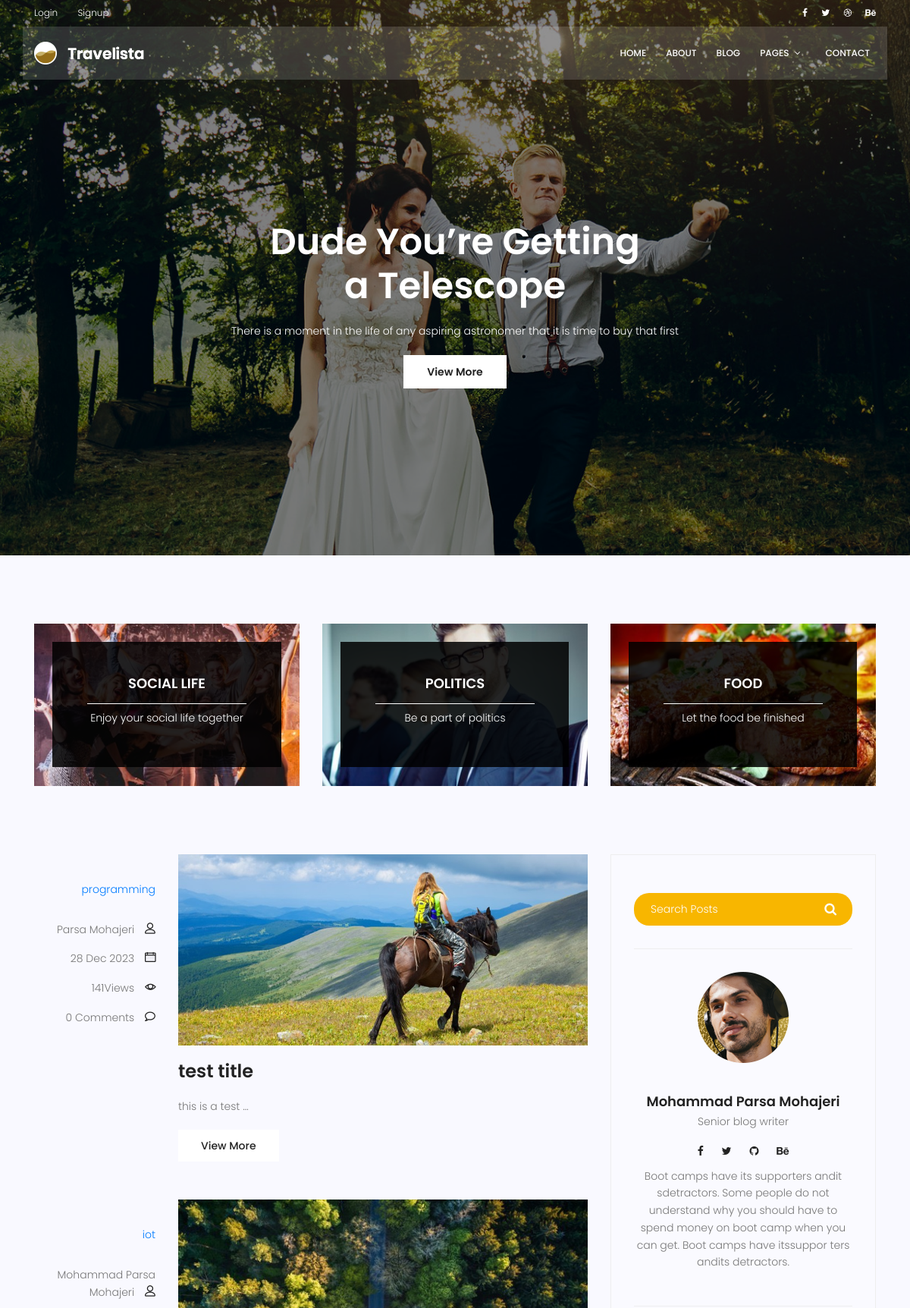
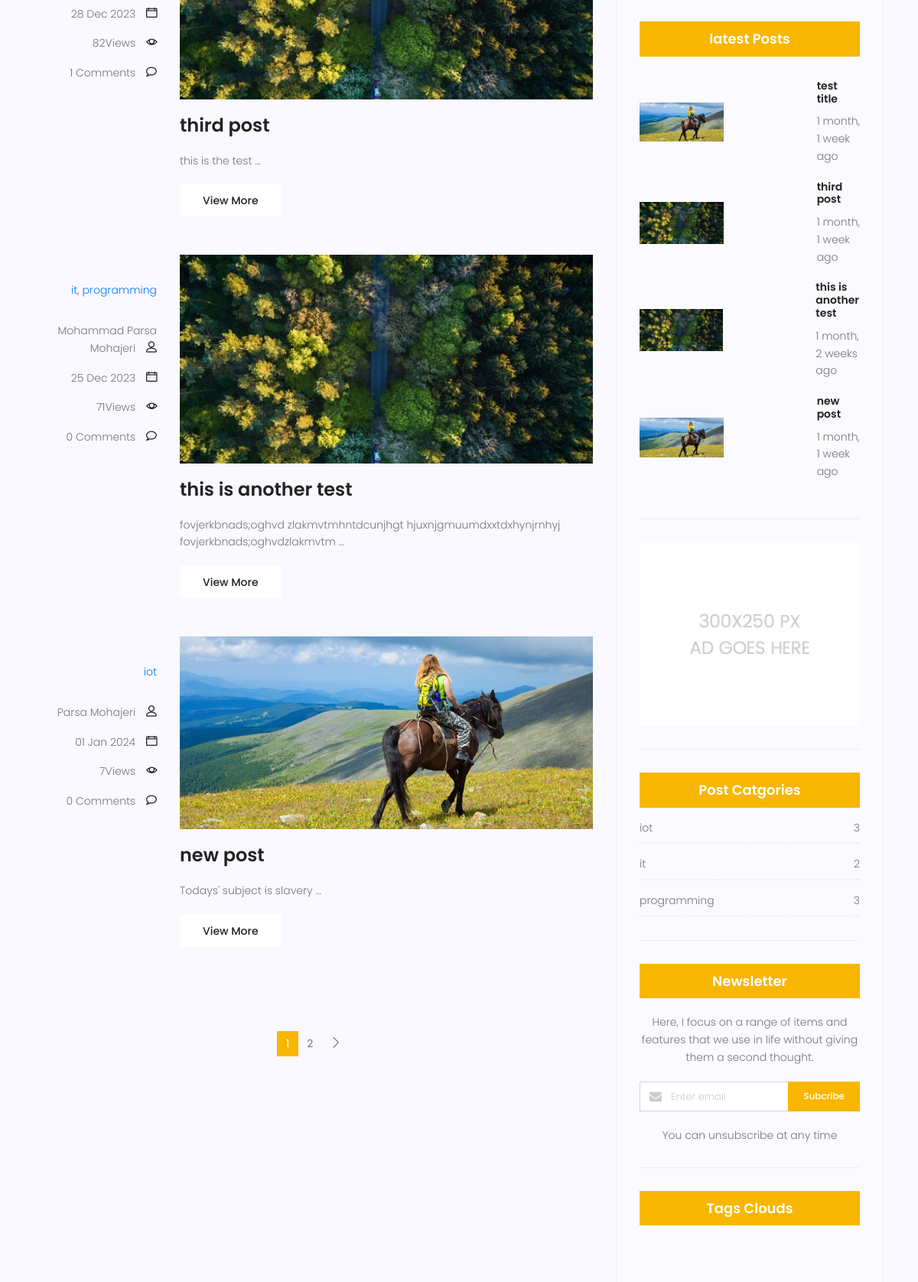
Screenshot of /blog/ (upper part) with the database file from the repository (2 pictures, top to bottom).
### blog/models.py (models this page shows, shortened)
class Category(models.Model):
    name=models.CharField(max_length=255)
    def __str__(self):
        return self.name

class Post (models.Model):
    image=models.ImageField(upload_to='blog/',default='blog/defalt.jpg')
    author=models.ForeignKey(User,on_delete=models.SET_NULL,null=True)
    title=models.CharField(max_length=255)
    content=models.TextField()
    tags = TaggableManager()
    category=models.ManyToManyField(Category)
    counted_views=models.IntegerField(default=0)
    status=models.BooleanField(default=False)
    login_require=models.BooleanField(default=False)
    published_date=models.DateTimeField(null=True)
    created_date=models.DateTimeField(auto_now_add=True)
    updated_date=models.DateTimeField(auto_now=True)
    class Meta:
        ordering=('created_date',)

### blog/views.py (the view)
# urls.py: path('',blog_view, name='index'),
def blog_view(request,**kwargs):
    posts=Post.objects.filter(status=1,published_date__lte=timezone.now())
    if kwargs.get('cat_name')!=None:
        posts=posts.filter(category__name=kwargs['cat_name'])
    if kwargs.get('author_username')!=None:
        posts=posts.filter(author__username=kwargs['author_username'])
    if kwargs.get('tag_name')!=None:
        posts=posts.filter(tags__name__in=[kwargs['tag_name']])
    posts=Paginator(posts,4)
    try:
        page_number=request.GET.get('page')
        posts=posts.get_page(page_number)
    except PageNotAnInteger:
        posts=posts.get_page(1)
    except EmptyPage :
        posts=posts.get_page(1)
    context={'posts':posts}
    return render(request,'blog/blog-home.html',context)

### blog/templatetags/blog_tags.py (called while the page is built)
@register.simple_tag(name='comments_count')
def commnets_count(pid):
    return Comment.objects.filter(post=pid,approved=True).count()

@register.inclusion_tag('blog/blog-post-categories.html')
def postcategories():
    posts=Post.objects.filter(status=1)
    categories=Category.objects.all()
    cat_dict={}
    for name in categories:
        cat_dict[name]=posts.filter(category=name).count()
    return {'categories':cat_dict}

### templates/blog/blog-home.html (shortened to what this page needs)
{% extends 'base.html' %}
{% load static %}
{% load blog_tags %}
{% block content %}
			<section class="banner-area relative blog-home-banner" id="home">
				<div class="overlay overlay-bg"></div>
				<div class="container">
					<div class="row d-flex align-items-center justify-content-center">
						<div class="about-content blog-header-content col-lg-12">
							<h1 class="text-white">
								Dude You’re Getting
								a Telescope
							</h1>
							<p class="text-white">
								There is a moment in the life of any aspiring astronomer that it is time to buy that first
							</p>
							<a href="blog-single.html" class="primary-btn">View More</a>
						</div>
					</div>
				</div>
			</section>
			<section class="top-category-widget-area pt-90 pb-90 ">
				<div class="container">
					<div class="row">
						<div class="col-lg-4">
							<div class="single-cat-widget">
								<div class="content relative">
									<div class="overlay overlay-bg"></div>
								    <a href="#" target="_blank">
								      <div class="thumb">
								  		 <img class="content-image img-fluid d-block mx-auto" src="{% static 'img/blog/cat-widget1.jpg' %}" alt="">
								  	  </div>
								      <div class="content-details">
								        <h4 class="content-title mx-auto text-uppercase">Social life</h4>
								        <span></span>
								        <p>Enjoy your social life together</p>
								      </div>
								    </a>
								</div>
							</div>
						</div>
						<div class="col-lg-4">
							<div class="single-cat-widget">
								<div class="content relative">
									<div class="overlay overlay-bg"></div>
								    <a href="#" target="_blank">
								      <div class="thumb">
								  		 <img class="content-image img-fluid d-block mx-auto" src="{% static 'img/blog/cat-widget2.jpg' %}" alt="">
								  	  </div>
								      <div class="content-details">
								        <h4 class="content-title mx-auto text-uppercase">Politics</h4>
								        <span></span>
								        <p>Be a part of politics</p>
								      </div>
								    </a>
								</div>
							</div>
						</div>
						<div class="col-lg-4">
							<div class="single-cat-widget">
								<div class="content relative">
									<div class="overlay overlay-bg"></div>
								    <a href="#" target="_blank">
								      <div class="thumb">
								  		 <img class="content-image img-fluid d-block mx-auto" src="{% static 'img/blog/cat-widget3.jpg' %}" alt="">
								  	  </div>
								      <div class="content-details">
								        <h4 class="content-title mx-auto text-uppercase">Food</h4>
								        <span></span>
								        <p>Let the food be finished</p>
								      </div>
								    </a>
								</div>
							</div>
						</div>
					</div>
				</div>
			</section>
			<section class="post-content-area">
				<div class="container">
					<div class="row">
						<div class="col-lg-8 posts-list">
							{% for post in posts %}
							<div class="single-post row">
								<div class="col-lg-3  col-md-3 meta-details">
									<ul class="tags">
										{% for cat in post.category.all %}
											<a href="{% url 'blog:category' cat_name=cat.name %}"> {{cat.name}}</a>{% if not forloop.last %},{% endif %}
										{% endfor %}
									</ul>
									<div class="user-details row">
										<p class="user-name col-lg-12 col-md-12 col-6"><a href="{% url 'blog:author' author_username=post.author.username %}">{{post.author.get_full_name}}</a> <span class="lnr lnr-user"></span></p>
										<p class="date col-lg-12 col-md-12 col-6"><a href="#">{{post.published_date|date:"d M Y"}}</a> <span class="lnr lnr-calendar-full"></span></p>
										<p class="view col-lg-12 col-md-12 col-6"><a href="#">{{post.counted_views}}Views</a> <span class="lnr lnr-eye"></span></p>
										<p class="comments col-lg-12 col-md-12 col-6"><a href="#">{% comments_count post.id %} Comments</a> <span class="lnr lnr-bubble"></span></p>
									</div>
								</div>
								<div class="col-lg-9 col-md-9 ">
									<div class="feature-img">
										<img class="img-fluid" src="{{post.image.url}}" alt="">
									</div>
									<a class="posts-title" href="{% url 'blog:single' pid=post.id %}"><h3>{{post.title}}</h3></a>
									<p class="excert">
										{{post.content|truncatewords:4}}
									</p>
									<a href="{% url 'blog:single' pid=post.id %}" class="primary-btn">View More</a>
								</div>
							</div>
							{% endfor %}
		                    <nav class="blog-pagination justify-content-center d-flex">
		                        <ul class="pagination">
									{% for i in posts.paginator.page_range %}
									{% if posts.number == i %}
										<li class="page-item active"><a href="?page={{i}}" class="page-link">{{i}}</a></li>
										{% else %}
										<li class="page-item"><a href="?page={{i}}" class="page-link">{{i}}</a></li>
									{% endif %}
									{% endfor %}
										{% if posts.has_next %}
		                                <a href="?page={{ posts.next_page_number }}" class="page-link" aria-label="Next">
		                                    <span aria-hidden="true">
		                                        <span class="lnr lnr-chevron-right"></span>
		                                    </span>
		                                </a>
										{% endif %}
		                        </ul>
							</nav>
						</div>
						<div class="col-lg-4 sidebar-widgets">
							<div class="widget-wrap">
								{% include 'blog/blog-search.html' %}
								{% include 'blog/blog-writer.html' %}
								{% include 'blog/blog-popular-posts.html' %}
								{% include 'blog/blog-ads.html' %}
								{% postcategories %}
								{% include 'blog/blog-newsletter.html' %}
								{% include 'blog/blog-tags.html' %}
							</div>
						</div>
					</div>
				</div>
			</section>
			{% endblock %}

### templates/blog/blog-popular-posts.html
{% load humanize %}
{% load static %}
<div class="single-sidebar-widget popular-post-widget">
    <h4 class="popular-title">latest Posts</h4>
    <div class="popular-post-list">
        {% for post in posts %}
        <div class="single-post-list d-flex flex-row align-items-center">
            <div class="thumb">
                <img class="img-fluid" src="{{post.image.url}}" alt="">
            </div>
            <div class="details">
                <a href="{% url 'blog:single' pid=post.id %}"><h6>{{post.title}}</h6></a>
                <p>{{post.published_date|naturaltime}}</p>
            </div>
        </div>
        {% endfor %}
    </div>
</div>

### templates/blog/blog-post-categories.html
<div class="single-sidebar-widget post-category-widget">
    <h4 class="category-title">Post Catgories</h4>
    <ul class="cat-list">
        {% for name,count in categories.items %}
        <li>
            <a href="{% url 'blog:category' cat_name=name %}" class="d-flex justify-content-between">
                <p>{{name}}</p>
                <p>{{count}}</p>
            </a>
        </li>
        {% endfor %}
    </ul>
</div>

### rows the page displays
Post: author.get_full_name "Parsa Mohajeri", published_date "28 Dec 2023", counted_views "141", id "0", image (picture), title "test title", content "this is a test …", published_date "1 month, 1 week ago"
Category: name "programming", id "3"
Post: author.get_full_name "Mohammad Parsa Mohajeri", published_date "28 Dec 2023", counted_views "82", id "1", image (picture), title "third post", content "this is the test …", published_date "1 month, 1 week ago"
Category: name "iot", count "3"
Post: author.get_full_name "Mohammad Parsa Mohajeri", published_date "25 Dec 2023", counted_views "71", id "0", image (picture), title "this is another test", content "fovjerkbnads;oghvd zlakmvtmhntdcunjhgt hjuxnjgmuumdxxtdxhynjrnhyj fovjerkbnads;oghvdzlakmvtm …", published_date "1 month, 2 weeks ago"
Category: name "it", id "2"
Post: author.get_full_name "Parsa Mohajeri", published_date "01 Jan 2024", counted_views "7", id "0", image (picture), title "new post", content "Todays' subject is slavery …", published_date "1 month, 1 week ago"

### other values shown
{{ i }} "1"
{{ i }} "2"
